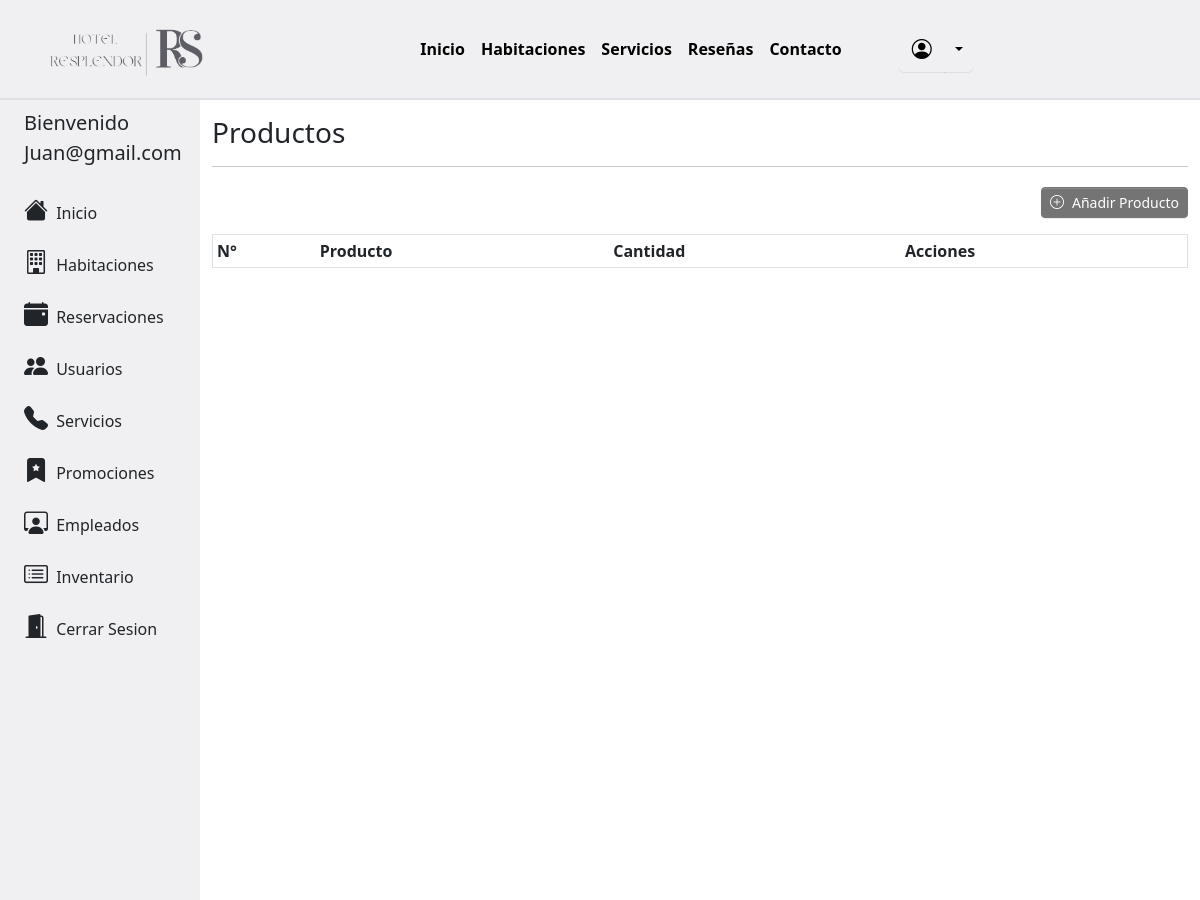
The page /habitaciones/listar_productos.php (signed in) on the database as committed earlier.
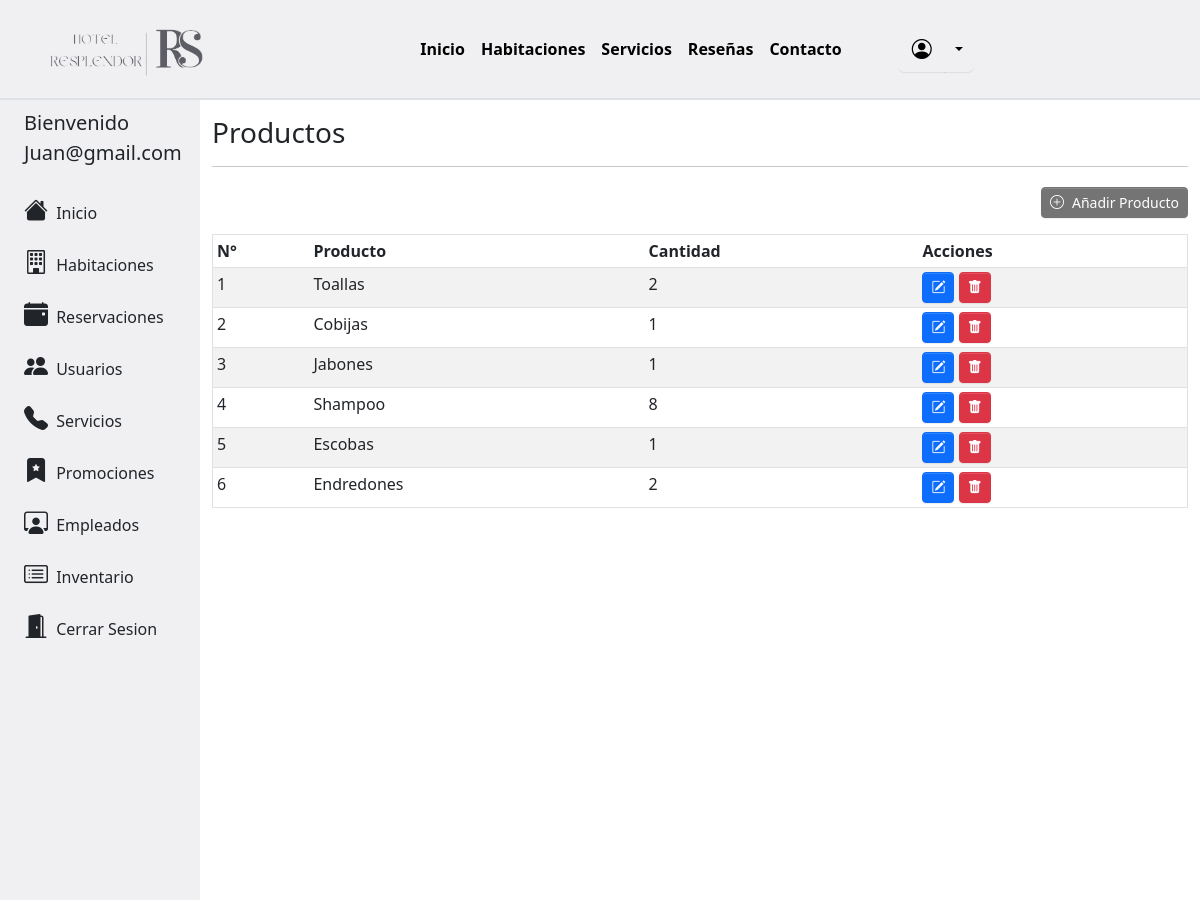
The same page on the database as committed later.
### tables this page shows
CREATE TABLE `productos` (
  `id_producto` int(11) NOT NULL,
  `nombre_producto` varchar(25) NOT NULL,
  `cantidad_producto` int(11) NOT NULL
);

### habitaciones/listar_productos.php (the view, shortened to what this page needs)
<!DOCTYPE html>
<html>
    <head>
        <link rel="stylesheet" href="../css/custom.css">
        <link rel="stylesheet" href="../libs/bootstrap-icons/bootstrap-icons.css">
        <link href="https://cdn.datatables.net/v/bs5/dt-1.13.4/datatables.min.css" rel="stylesheet"/>
        <link href="https://cdn.jsdelivr.net/npm/bootstrap@5.3.0-alpha3/dist/css/bootstrap.min.css" rel="stylesheet">
    </head>
    <body>
        <?php
            include '../modules/menu.php';
        ?>
        <div class="container-fluid">
            <div class="row flex-nowrap">
                <?php
                    include '../modules/sidebar_admin.php';
                ?>
                <div class="col-xl-10 col-sm-10 col-md-9 py-3">
                    <h3 class="text-start">Productos</h3>
                    <hr>
                    <div class="row mb-3">
                        <div class="col-lg-12 col-sm-12 text-end">
                            <a class='btn btn-info btn-sm mt-1' href='http://localhost/hotel/habitaciones/registrar_producto.php' type='submit' id='btnActualizar' value='".$fila["id_habitacion"]."'><i class='bi bi-plus-circle me-2'></i>Añadir Producto</a>
                        </div>
                    </div>
                    <?php
                        $conexion = new Conexion();
                        $con = $conexion->conectarDB();
                        $sql = "SELECT * FROM productos";
                        $resultset = $con->query($sql);
                    ?>
                    <div class="table-responsive">
                        <table class="table table-hover table-striped table-sm border" id="tabla" >
                            <thead>
                                <tr><th>N°</th><th>Producto</th><th>Cantidad</th><th>Acciones</th></tr>
                            </thead>
                            <tbody>
                            <?php
                                if($resultset->num_rows>0){
                                    while($fila = $resultset->fetch_assoc()){
                                        echo "<tr id='tabla' class='articulo'><td>".$fila["id_producto"]."</td><td>".$fila["nombre_producto"]."</td><td>".$fila["cantidad_producto"]."</td>
                                        <td><a class='btn btn-primary btn-sm' href='http://localhost/hotel/habitaciones/actualizar_producto.php?id=".$fila['id_producto']."' type='submit' id='btnActualizar' value='".$fila["id_producto"]."'><i class='bi bi-pencil-square'></i> </a>
                                        <button class='btn btn-danger btn-sm' type='submit' id='btnEliminar' onclick='confirmar(this.value)' value='".$fila["id_producto"]."'><i class='bi bi-trash-fill'></i>   </button></td></tr>";
                                    }
                                }
                            ?>
                            </tbody>
                        </table>
                    </div>
                </div>
            </div>
        </div>
    </body>
</html>

Rows that differ between the two databases and show on the page:
added productos: id_producto "1", nombre_producto "Toallas", cantidad_producto "2"
added productos: id_producto "2", nombre_producto "Cobijas", cantidad_producto "1"
added productos: id_producto "3", nombre_producto "Jabones", cantidad_producto "1"
added productos: id_producto "4", nombre_producto "Shampoo", cantidad_producto "8"
added productos: id_producto "5", nombre_producto "Escobas", cantidad_producto "1"
added productos: id_producto "6", nombre_producto "Endredones", cantidad_producto "2"
